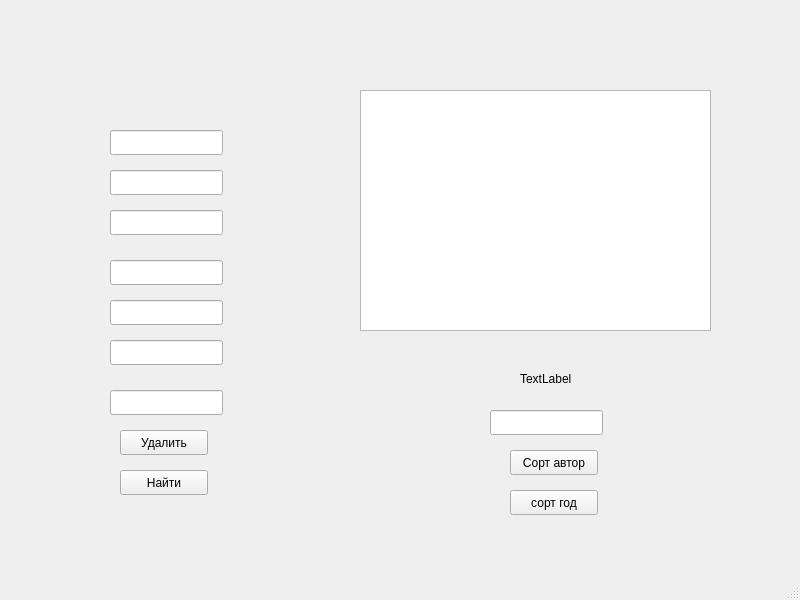
<?xml version="1.0" encoding="UTF-8"?>
<ui version="4.0">
 <class>MainWindow</class>
 <widget class="QMainWindow" name="MainWindow">
  <property name="geometry">
   <rect>
    <x>0</x>
    <y>0</y>
    <width>800</width>
    <height>600</height>
   </rect>
  </property>
  <property name="windowTitle">
   <string>MainWindow</string>
  </property>
  <widget class="QWidget" name="centralwidget">
   <widget class="QTableWidget" name="tableWidget">
    <property name="geometry">
     <rect>
      <x>360</x>
      <y>90</y>
      <width>351</width>
      <height>241</height>
     </rect>
    </property>
   </widget>
   <widget class="QLineEdit" name="line_author">
    <property name="geometry">
     <rect>
      <x>110</x>
      <y>130</y>
      <width>113</width>
      <height>25</height>
     </rect>
    </property>
   </widget>
   <widget class="QLineEdit" name="lineEdit_title">
    <property name="geometry">
     <rect>
      <x>110</x>
      <y>170</y>
      <width>113</width>
      <height>25</height>
     </rect>
    </property>
   </widget>
   <widget class="QLineEdit" name="lineEdit_publisher">
    <property name="geometry">
     <rect>
      <x>110</x>
      <y>210</y>
      <width>113</width>
      <height>25</height>
     </rect>
    </property>
   </widget>
   <widget class="QLineEdit" name="lineEdit_year">
    <property name="geometry">
     <rect>
      <x>110</x>
      <y>260</y>
      <width>113</width>
      <height>25</height>
     </rect>
    </property>
   </widget>
   <widget class="QLineEdit" name="lineEdit_pages">
    <property name="geometry">
     <rect>
      <x>110</x>
      <y>300</y>
      <width>113</width>
      <height>25</height>
     </rect>
    </property>
   </widget>
   <widget class="QLineEdit" name="lineEdit_NumToEdit">
    <property name="geometry">
     <rect>
      <x>110</x>
      <y>340</y>
      <width>113</width>
      <height>25</height>
     </rect>
    </property>
   </widget>
   <widget class="QLineEdit" name="lineEdit_EditedRow">
    <property name="geometry">
     <rect>
      <x>110</x>
      <y>390</y>
      <width>113</width>
      <height>25</height>
     </rect>
    </property>
   </widget>
   <widget class="QPushButton" name="btn_delete">
    <property name="geometry">
     <rect>
      <x>120</x>
      <y>430</y>
      <width>88</width>
      <height>25</height>
     </rect>
    </property>
    <property name="text">
     <string>Удалить</string>
    </property>
   </widget>
   <widget class="QPushButton" name="btn_find">
    <property name="geometry">
     <rect>
      <x>120</x>
      <y>470</y>
      <width>88</width>
      <height>25</height>
     </rect>
    </property>
    <property name="text">
     <string>Найти</string>
    </property>
   </widget>
   <widget class="QLabel" name="lbl_info">
    <property name="geometry">
     <rect>
      <x>520</x>
      <y>370</y>
      <width>66</width>
      <height>17</height>
     </rect>
    </property>
    <property name="text">
     <string>TextLabel</string>
    </property>
   </widget>
   <widget class="QLineEdit" name="lineInput">
    <property name="geometry">
     <rect>
      <x>490</x>
      <y>410</y>
      <width>113</width>
      <height>25</height>
     </rect>
    </property>
   </widget>
   <widget class="QPushButton" name="SortPublisher">
    <property name="geometry">
     <rect>
      <x>510</x>
      <y>450</y>
      <width>88</width>
      <height>25</height>
     </rect>
    </property>
    <property name="text">
     <string>Сорт автор</string>
    </property>
   </widget>
   <widget class="QPushButton" name="SortYear">
    <property name="geometry">
     <rect>
      <x>510</x>
      <y>490</y>
      <width>88</width>
      <height>25</height>
     </rect>
    </property>
    <property name="text">
     <string>сорт год</string>
    </property>
   </widget>
  </widget>
  <widget class="QMenuBar" name="menubar">
   <property name="geometry">
    <rect>
     <x>0</x>
     <y>0</y>
     <width>800</width>
     <height>22</height>
    </rect>
   </property>
  </widget>
  <widget class="QStatusBar" name="statusbar"/>
 </widget>
 <resources/>
 <connections/>
</ui>
